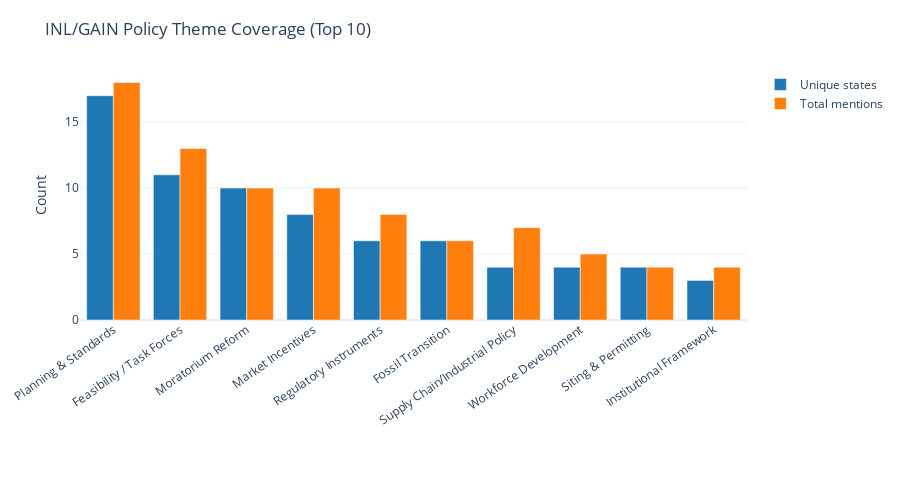
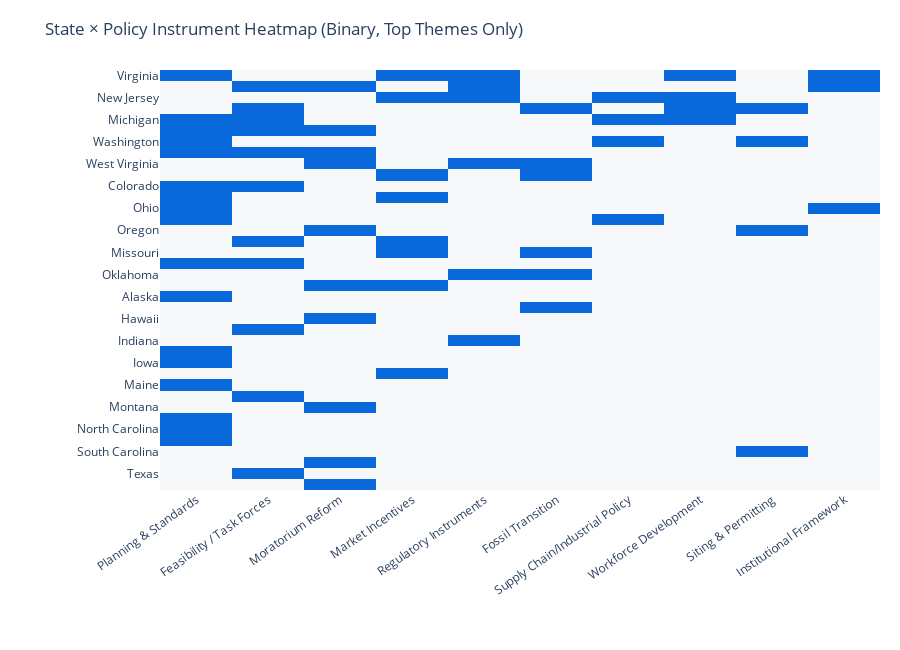

Notebook source saved alongside these figures, in order:
### Code cell
display(
    HTML('<div class="section-title">IV. INL/GAIN Policy Classification Summary</div>')
)

# Clean theme/state
policy_clean = policy.copy()
policy_clean["theme"] = policy_clean["theme"].fillna("").astype(str).str.strip()
policy_clean["state"] = policy_clean["state"].fillna("").astype(str).str.strip()

policy_clean = policy_clean[
    (policy_clean["theme"] != "") & (policy_clean["state"] != "")
].copy()

# Theme summary
theme_summary = (
    policy_clean.groupby("theme")
    .agg(total_mentions=("state", "size"), unique_states=("state", "nunique"))
    .reset_index()
    .sort_values(["unique_states", "total_mentions"], ascending=False)
)

theme_summary.head()

import plotly.graph_objects as go

theme_rename = {
    "STATE ENERGY PLANNING": "Planning & Standards",
    "FEASIBILITY STUDIES AND WORKING GROUPS": "Feasibility / Task Forces",
    "MORATORIUM REPEALS/EXEMPTIONS": "Moratorium Reform",
    "MARKET INCENTIVES": "Market Incentives",
    "REGULATORY": "Regulatory Instruments",
    "FOSSIL-FUEL TRANSITION": "Fossil Transition",
    "SUPPLY CHAIN/CLEAN ENERGY MANUFACTURING": "Supply Chain/Industrial Policy",
    "WORKFORCE DEVELOPMENT": "Workforce Development",
    "SITING": "Siting & Permitting",
    "ESTABLISHMENT OF AUTHORITIES": "Institutional Framework",
}

# Figure 5: Theme Coverage Bar Chart

TOP_N = 10
t = theme_summary.head(10).copy()
t["theme_display"] = t["theme"].replace(theme_rename)

fig5 = go.Figure()

# Unique states
fig5.add_trace(
    go.Bar(
        x=t["theme_display"],
        y=t["unique_states"],
        name="Unique states",
        marker=dict(
            color="#1f77b4"  # solid blue
        ),
        hovertemplate="<b>%{x}</b><br>Unique states: %{y}<extra></extra>",
    )
)

# Total mentions
fig5.add_trace(
    go.Bar(
        x=t["theme_display"],
        y=t["total_mentions"],
        name="Total mentions",
        marker=dict(
            color="#ff7f0e"  # solid orange
        ),
        hovertemplate="<b>%{x}</b><br>Total mentions: %{y}<extra></extra>",
    )
)

fig5.update_layout(
    title=f"INL/GAIN Policy Theme Coverage (Top {TOP_N})",
    barmode="group",
    template="plotly_white",
    height=480,
    margin=dict(l=50, r=20, t=70, b=160),
    xaxis=dict(title="", tickangle=-35),
    yaxis=dict(title="Count"),
)

display(HTML('<div class="card">'))
fig5.show()
display(HTML("</div>"))

# Figure 6: State x Theme Heatmap


# 1) Get the TOP themes in their original/raw form (these match the pivot columns)
top_themes_raw = theme_summary.head(10)["theme"].tolist()

# 2) Make display labels (these are ONLY for axis labels)
top_themes_display = [theme_rename.get(t, t) for t in top_themes_raw]

# 3) Filter to top themes + create binary flag
policy_top = policy_clean[policy_clean["theme"].isin(top_themes_raw)].copy()
policy_top["flag"] = 1

# 4) Pivot to binary matrix: state x theme (columns are RAW theme names)
heat = policy_top.pivot_table(
    index="state", columns="theme", values="flag", aggfunc="max", fill_value=0
)

# 5) Sort states by coverage across RAW theme columns
heat["coverage"] = heat[top_themes_raw].sum(axis=1)
heat = heat.sort_values("coverage", ascending=False).drop(columns=["coverage"])

# 6) Build arrays
states = heat.index.tolist()
Z = heat[top_themes_raw].to_numpy()  # ✅ IMPORTANT: raw names here

# 7) Binary colors (0/1 only)
fig6 = px.imshow(
    Z,
    x=top_themes_display,  # ✅ Pretty labels only
    y=states,
    aspect="auto",
    zmin=0,
    zmax=1,
    color_continuous_scale=[
        (0.0, "#f6f8fa"),
        (0.4999, "#f6f8fa"),
        (0.5, "#0969da"),
        (1.0, "#0969da"),
    ],
)

fig6.update_layout(
    title="State × Policy Instrument Heatmap (Binary, Top Themes Only)",
    template="plotly_white",
    height=650,
    margin=dict(l=160, r=20, t=70, b=160),
    xaxis=dict(tickangle=-35, title=""),
    yaxis=dict(title=""),
    coloraxis_showscale=False,
)

fig6.update_traces(
    hovertemplate="State: %{y}<br>Instrument: %{x}<br>Mentioned: %{z}<extra></extra>"
)

display(HTML('<div class="card">'))
fig6.show()

### Figure 1 — Plotly figure (JSON) as saved in the notebook; plotly's stock layout.template omitted (floating-point values rounded to 4 significant figures)
{"data": [{"hovertemplate": "<b>%{x}</b><br>Unique states: %{y}<extra></extra>", "marker": {"color": "#1f77b4"}, "name": "Unique states", "type": "bar", "x": ["Planning & Standards", "Feasibility / Task Forces", "Moratorium Reform", "Market Incentives", "Regulatory Instruments", "Fossil Transition", "Supply Chain/Industrial Policy", "Workforce Development", "Siting & Permitting", "Institutional Framework"], "y": [17, 11, 10, 8, 6, 6, 4, 4, 4, 3]}, {"hovertemplate": "<b>%{x}</b><br>Total mentions: %{y}<extra></extra>", "marker": {"color": "#ff7f0e"}, "name": "Total mentions", "type": "bar", "x": ["Planning & Standards", "Feasibility / Task Forces", "Moratorium Reform", "Market Incentives", "Regulatory Instruments", "Fossil Transition", "Supply Chain/Industrial Policy", "Workforce Development", "Siting & Permitting", "Institutional Framework"], "y": [18, 13, 10, 10, 8, 6, 7, 5, 4, 4]}], "layout": {"barmode": "group", "height": 480, "margin": {"b": 160, "l": 50, "r": 20, "t": 70}, "title": {"text": "INL/GAIN Policy Theme Coverage (Top 10)"}, "xaxis": {"tickangle": -35, "title": {"text": ""}}, "yaxis": {"title": {"text": "Count"}}}}

### Figure 2 — Plotly figure (JSON) as saved in the notebook; plotly's stock layout.template omitted (floating-point values rounded to 4 significant figures; data arrays with more than 128 entries replaced by an {"elided": "..."} marker saying what was removed)
{"data": [{"coloraxis": "coloraxis", "hovertemplate": "State: %{y}<br>Instrument: %{x}<br>Mentioned: %{z}<extra></extra>", "name": "0", "type": "heatmap", "x": ["Planning & Standards", "Feasibility / Task Forces", "Moratorium Reform", "Market Incentives", "Regulatory Instruments", "Fossil Transition", "Supply Chain/Industrial Policy", "Workforce Development", "Siting & Permitting", "Institutional Framework"], "xaxis": "x", "y": ["Virginia", "Kentucky", "New Jersey", "Nebraska", "Michigan", "Connecticut", "Washington", "Minnesota", "West Virginia", "Wyoming", "Colorado", "Utah", "Ohio", "Tennessee", "Oregon", "Pennsylvania", "Missouri", "New Hampshire", "Oklahoma", "Illinois", "Alaska", "Arizona", "Hawaii", "Florida", "Indiana", "Idaho", "Iowa", "Kansas", "Maine", "Maryland", "Montana", "Massachusetts", "North Carolina", "New Mexico", "South Carolina", "Rhode Island", "Texas", "Wisconsin"], "yaxis": "y", "z": {"elided": "38x10 int values"}}], "layout": {"coloraxis": {"cmax": 1, "cmin": 0, "colorscale": [[0, "#f6f8fa"], [0.4999, "#f6f8fa"], [0.5, "#0969da"], [1, "#0969da"]], "showscale": false}, "height": 650, "margin": {"b": 160, "l": 160, "r": 20, "t": 70}, "title": {"text": "State × Policy Instrument Heatmap (Binary, Top Themes Only)"}, "xaxis": {"anchor": "y", "domain": [0, 1], "tickangle": -35, "title": {"text": ""}}, "yaxis": {"anchor": "x", "autorange": "reversed", "domain": [0, 1], "title": {"text": ""}}}}
